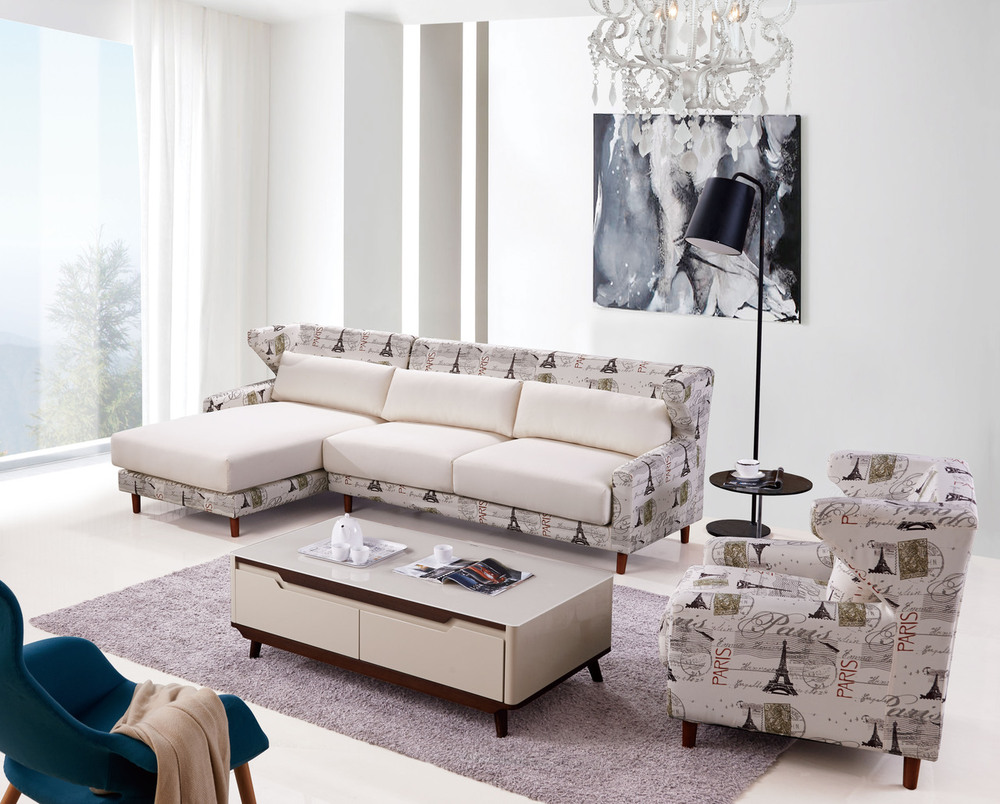
#> input picture example_image.jpg, 1000 x 804 px
$ python crop_demo.py
#> lines starting #> are read from the running program, lines starting #| are printed output that depends on the picture
# -*- encoding: utf-8 -*-
# ! python3


import json
from pathlib import Path

import numpy as np
from PIL import Image


def get_frames_xywh(src_image: Image, bboxes: np.array) -> Image:
    assert bboxes.shape[1] == 4
    bboxes = xywh2xyxy(bboxes, src_image.size)

    for box in bboxes:
        yield _crop(box, src_image)


def _crop(box, src_image):
    assert max(box[0], box[2]) <= src_image.size[0]
    assert max(box[1], box[3]) <= src_image.size[1]
    return src_image.crop(box)


def xywh2xyxy(x: np.array, im_size: dict) -> np.array:
    # Convert nx4 boxes from [x, y, w, h] to [x1, y1, x2, y2] where xy1=top-left, xy2=bottom-right
    y = np.zeros_like(x)
    y[:, 0] = x[:, 0] - x[:, 2] / 2  # top left x
    y[:, 1] = x[:, 1] - x[:, 3] / 2  # top left y
    y[:, 2] = x[:, 0] + x[:, 2] / 2  # bottom right x
    y[:, 3] = x[:, 1] + x[:, 3] / 2  # bottom right y

    return denormalize(y, im_size)


def denormalize(y: np.array, im_size: dict) -> np.array:
    y[:, 0] = y[:, 0] * im_size[0]
    y[:, 2] = y[:, 2] * im_size[0]
    y[:, 1] = y[:, 1] * im_size[1]
    y[:, 3] = y[:, 3] * im_size[1]

    return y


def main():
    raw_response = Path("./example_response.json").read_text(encoding="utf-8")
#> (reads example_response.json from the repository)
    parsed_response = json.loads(raw_response)
    yolo_boxes = np.array(
        [single_response["yolo"] for single_response in parsed_response]
    )

    with Image.open("./example_image.jpg") as original_input_image:
#> original_input_image is the input picture: PIL image 1000x804 RGB; mean R, G, B 189.9, 185.3, 185.1
        for i, extracted_bb in enumerate(
            get_frames_xywh(original_input_image, yolo_boxes)
        ):
            extracted_bb.save(f"out/bb_{i}_example_image.jpg")
#> this loop made 6 passes
#> pass 1, in main, `extracted_bb.save(f"out/bb_{i}_example_image.jpg")`:
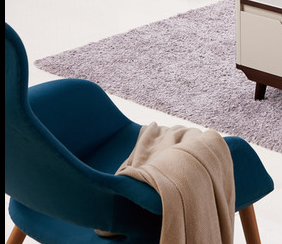
#> saved as bb_0_example_image.jpg: PIL image 282x244 RGB; mean R, G, B 123.6, 124.5, 127.7
#> pass 2, in main, `extracted_bb.save(f"out/bb_{i}_example_image.jpg")`:
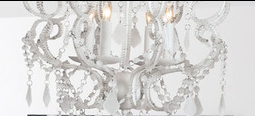
#> saved as bb_1_example_image.jpg: PIL image 255x116 RGB; mean R, G, B 215.7, 214.6, 213.1


if __name__ == "__main__":
    main()
